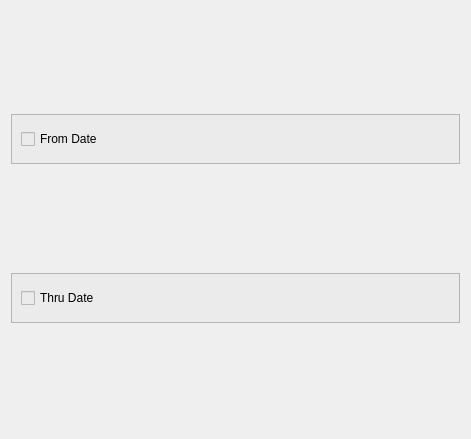
                       <widget class="QWidget" name="scrollAreaWidgetContents_2">
                        <property name="geometry">
                         <rect>
                          <x>0</x>
                          <y>0</y>
                          <width>471</width>
                          <height>439</height>
                         </rect>
                        </property>
                        <layout class="QVBoxLayout" name="verticalLayout_8">
                         <item>
                          <widget class="QFrame" name="frame_13">
                           <property name="maximumSize">
                            <size>
                             <width>16777215</width>
                             <height>50</height>
                            </size>
                           </property>
                           <property name="styleSheet">
                            <string notr="true">background-color: rgb(235, 235, 235);
</string>
                           </property>
                           <property name="frameShape">
                            <enum>QFrame::StyledPanel</enum>
                           </property>
                           <property name="frameShadow">
                            <enum>QFrame::Raised</enum>
                           </property>
                           <layout class="QHBoxLayout" name="horizontalLayout_5">
                            <item>
                             <widget class="QCheckBox" name="checkBox">
                              <property name="text">
                               <string>From Date</string>
                              </property>
                             </widget>
                            </item>
                           </layout>
                          </widget>
                         </item>
                         <item>
                          <widget class="QFrame" name="frame_14">
                           <property name="maximumSize">
                            <size>
                             <width>16777215</width>
                             <height>50</height>
                            </size>
                           </property>
                           <property name="styleSheet">
                            <string notr="true">background-color: rgb(235, 235, 235);
</string>
                           </property>
                           <property name="frameShape">
                            <enum>QFrame::StyledPanel</enum>
                           </property>
                           <property name="frameShadow">
                            <enum>QFrame::Raised</enum>
                           </property>
                           <layout class="QHBoxLayout" name="horizontalLayout_6">
                            <item>
                             <widget class="QCheckBox" name="checkBox_2">
                              <property name="text">
                               <string>Thru Date</string>
                              </property>
                             </widget>
                            </item>
                           </layout>
                          </widget>
                         </item>
                        </layout>
                       </widget>
